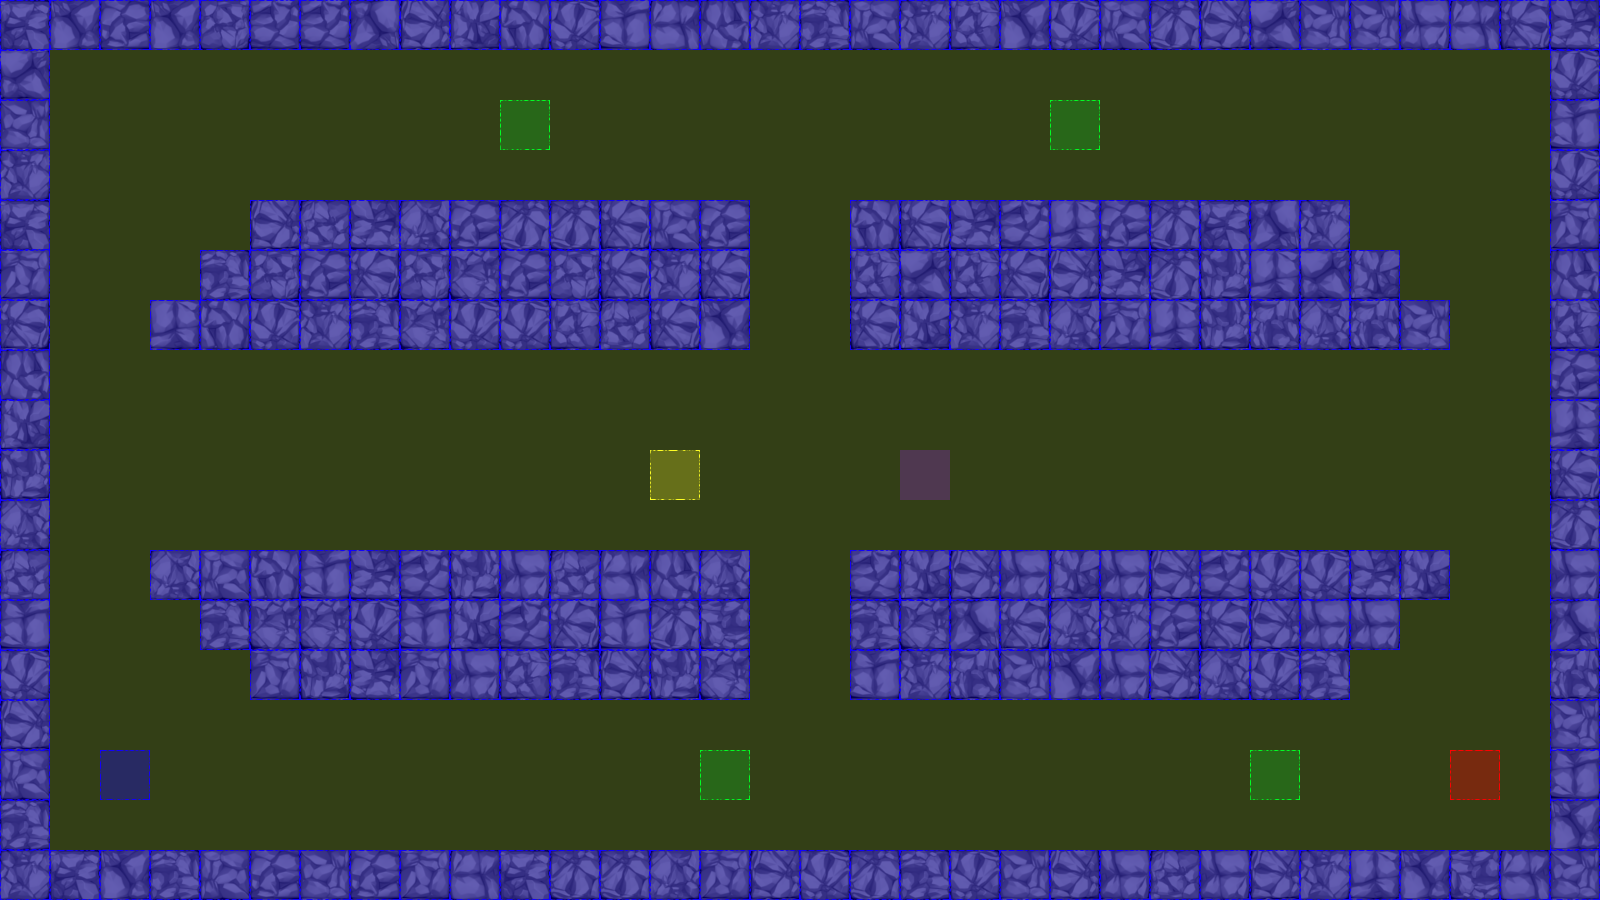

This game map was drawn from its Tiled (.tmx) file and the tilesets committed beside it. A one-line description and the trimmed map source follow:
An orthogonal 32x18 tile map with 50x50 px tiles, 3 tile layers (terrain, collision, event), 2 tilesets.

<map version="1.0" orientation="orthogonal" renderorder="left-up" width="32" height="18" tilewidth="50" tileheight="50" nextobjectid="3">
 <tileset firstgid="1" name="dungeonTile.png" tilewidth="50" tileheight="50" tilecount="64" columns="8">
  <image source="tiles/dungeonTile.png" width="400" height="400" />
 </tileset>
 <tileset firstgid="65" name="collisionTile" tilewidth="50" tileheight="50" tilecount="12" columns="3">
  <image source="tiles/collisionTile.png" width="150" height="200" />
 </tileset>
 <layer name="terrain" width="32" height="18">
  <data>[576 cells, 229 non-empty, 36 distinct tile ids]</data>
 </layer>
 <layer name="collision" width="32" height="18">
  <data>[576 cells, 576 non-empty, 2 distinct tile ids]</data>
 </layer>
 <layer name="event" width="32" height="18">
  <data>[576 cells, 8 non-empty, 5 distinct tile ids]</data>
 </layer>
</map>
